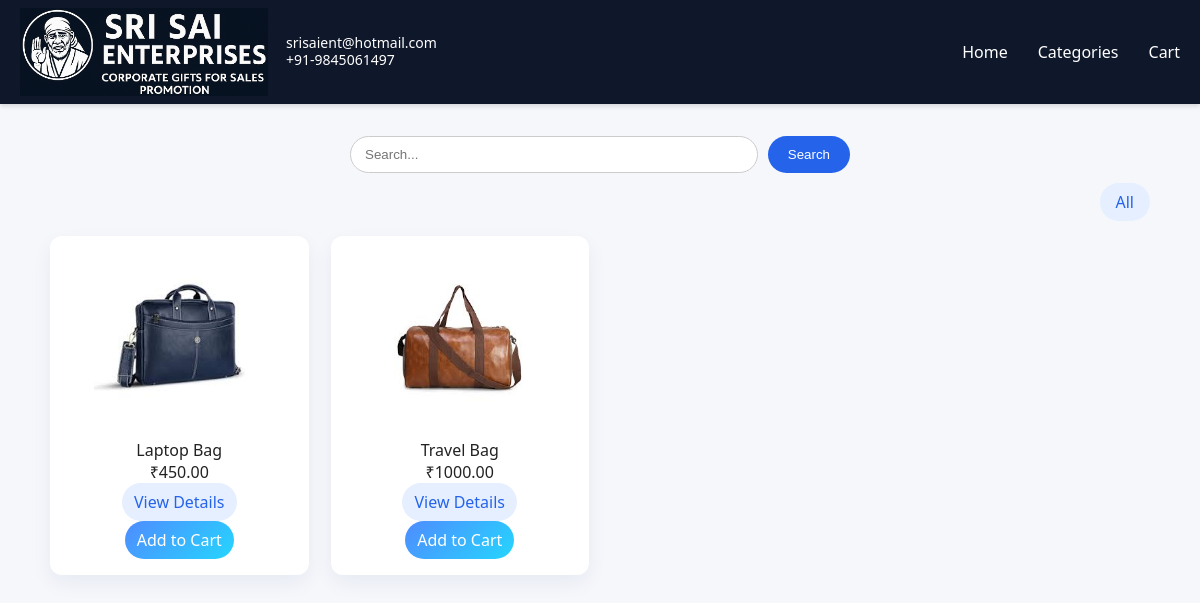
Screenshot of /?category=bags with the database file from the repository.
### store/models.py (models this page shows, shortened)
class Product(models.Model):
    category = models.ForeignKey(
        Category, on_delete=models.SET_NULL, related_name="products", null=True, blank=True
    )
    name = models.CharField(max_length=200)
    slug = models.SlugField(max_length=220, unique=True, blank=True)
    price = models.DecimalField(max_digits=10, decimal_places=2)
    description = models.TextField(blank=True, null=True)
    image = models.ImageField(upload_to="products/", blank=True, null=True)
    class Meta:
        ordering = ["name"]

class ProductImage(models.Model):
    product = models.ForeignKey(Product, related_name="images", on_delete=models.CASCADE)
    image = models.ImageField(upload_to="product_images/")
    alt_text = models.CharField(max_length=200, blank=True, null=True)

### store/views.py (the view)
# urls.py: path('', views.home, name='home'),
def home(request):
    query = request.GET.get('q') or ''
    cat_slug = request.GET.get('category') or ''
    products = Product.objects.all()
    if query:
        products = products.filter(name__icontains=query)
    if cat_slug:
        products = products.filter(category__slug=cat_slug)
    categories = Category.objects.all()
    return render(request, 'store/home.html', {
        'products': products,
        'query': query,
        'categories': categories,
        'active_category': cat_slug,
    })

### templates/store/home.html
{% extends 'base.html' %}
{% block content %}
<div style="display:flex; justify-content:center; margin-top:10px; margin-bottom:10px;">
  <form method="get" action="{% url 'store:home' %}"
        style="display:flex; gap:10px; width:60%; max-width:500px;">
    <input type="text" name="q" value="{{ query }}"
           placeholder="Search..."
           style="flex:1; padding:10px 14px; border-radius:50px; border:1px solid #ccc;">
    <button type="submit"
            style="padding:10px 20px; border-radius:50px; background:#2563eb; color:#fff; border:none;">
      Search
    </button>
  </form>
</div>
<div style="
  width:100%;
  max-width:1100px;
  margin:0 auto;
  display:flex;
  justify-content:flex-end;
  margin-bottom:15px;
">
  <a href="{% url 'store:home' %}"
     style="
       background:#e5efff;
       padding:8px 16px;
       border-radius:20px;
       color:#2563eb;
       font-weight:500;
     ">
     All
  </a>
</div>
<div class="products-grid">
  {% for product in products %}
    <div class="product-card">
      {% with first=product.images.first %}
        {% if first %}
          <a href="{% url 'store:product_detail' product.slug %}">
            <img src="{{ first.image.url }}"
                 alt="{{ product.name }}"
                 style="cursor:pointer;">
          </a>
        {% elif product.image %}
          <a href="{% url 'store:product_detail' product.slug %}">
            <img src="{{ product.image.url }}"
                 alt="{{ product.name }}"
                 style="cursor:pointer;">
          </a>
        {% else %}
          <div style="height:150px; display:flex; align-items:center; justify-content:center; color:#9ca3af;">
            No Image
          </div>
        {% endif %}
      {% endwith %}
      <div class="product-name">{{ product.name }}</div>
      <div class="product-price">₹{{ product.price }}</div>
      <div class="btn-row">
        <a href="{% url 'store:product_detail' product.slug %}" class="btn btn-secondary">
          View Details
        </a>
        <a href="{% url 'cart:add' product.id %}" class="btn btn-primary">
          Add to Cart
        </a>
      </div>
    </div>
  {% empty %}
    <p>No products found.</p>
  {% endfor %}
</div>
{% endblock %}

### static/css/site.css (style rules this page uses)
* { box-sizing: border-box; }
body { margin:0; font-family: system-ui, -apple-system, BlinkMacSystemFont, "Segoe UI", sans-serif; background:#f5f7fb; color:#222; }
a { text-decoration:none; color:inherit; }
.products-grid { max-width:1100px; margin:0 auto; display:grid; grid-template-columns:repeat(auto-fill,minmax(230px,1fr)); gap:22px; }
.product-card { background:#fff; border-radius:12px; padding:16px; text-align:center; box-shadow:0 8px 20px rgba(15,35,95,0.06); }
.product-card img { max-width:190px; max-height:170px; object-fit:contain; margin-bottom:12px; }
.btn { padding:8px 12px; border-radius:999px; display:inline-block; }
.btn-primary { background:linear-gradient(135deg,#4f8cff,#25d5ff); color:#fff; }
.btn-secondary { background:#e5efff; color:#2563eb; }

### rows the page displays
Product: image (picture), name "Laptop Bag", price "450.00"
Product: images.first.image (picture), name "Travel Bag", price "1000.00"
